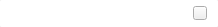
<?xml version="1.0" encoding="UTF-8"?>
<ui version="4.0">
 <class>commonLineEdit</class>
 <widget class="QWidget" name="commonLineEdit">
  <property name="geometry">
   <rect>
    <x>0</x>
    <y>0</y>
    <width>218</width>
    <height>27</height>
   </rect>
  </property>
  <property name="minimumSize">
   <size>
    <width>0</width>
    <height>27</height>
   </size>
  </property>
  <property name="windowTitle">
   <string>commonLineEdit</string>
  </property>
  <layout class="QHBoxLayout" name="horizontalLayout">
   <property name="spacing">
    <number>0</number>
   </property>
   <property name="sizeConstraint">
    <enum>QLayout::SetMaximumSize</enum>
   </property>
   <property name="leftMargin">
    <number>0</number>
   </property>
   <property name="topMargin">
    <number>0</number>
   </property>
   <property name="rightMargin">
    <number>0</number>
   </property>
   <property name="bottomMargin">
    <number>0</number>
   </property>
   <item>
    <widget class="QWidget" name="widget" native="true">
     <property name="minimumSize">
      <size>
       <width>0</width>
       <height>0</height>
      </size>
     </property>
     <property name="styleSheet">
      <string notr="true">#widget{
background:#ffffff;
border-radius: 2px;
}</string>
     </property>
     <layout class="QHBoxLayout" name="horizontalLayout_2">
      <property name="spacing">
       <number>0</number>
      </property>
      <property name="leftMargin">
       <number>1</number>
      </property>
      <property name="topMargin">
       <number>1</number>
      </property>
      <property name="bottomMargin">
       <number>1</number>
      </property>
      <item>
       <widget class="QLineEdit" name="lineEdit">
        <property name="minimumSize">
         <size>
          <width>0</width>
          <height>25</height>
         </size>
        </property>
        <property name="styleSheet">
         <string notr="true">
border:none;
font-family:&quot;微软雅黑&quot;;
font-size:12px;
color:#323434;
letter-spacing:1px;
text-align:justify;





</string>
        </property>
       </widget>
      </item>
      <item>
       <widget class="QPushButton" name="pushButton">
        <property name="minimumSize">
         <size>
          <width>14</width>
          <height>14</height>
         </size>
        </property>
        <property name="maximumSize">
         <size>
          <width>14</width>
          <height>14</height>
         </size>
        </property>
        <property name="styleSheet">
         <string notr="true">#pushButton{
  border-image:url(:/image/image/bubblex.png);
}
#pushButton:pressed{
margin:1px;
}</string>
        </property>
        <property name="text">
         <string/>
        </property>
       </widget>
      </item>
     </layout>
    </widget>
   </item>
  </layout>
 </widget>
 <layoutdefault spacing="6" margin="11"/>
 <resources/>
 <connections/>
</ui>
